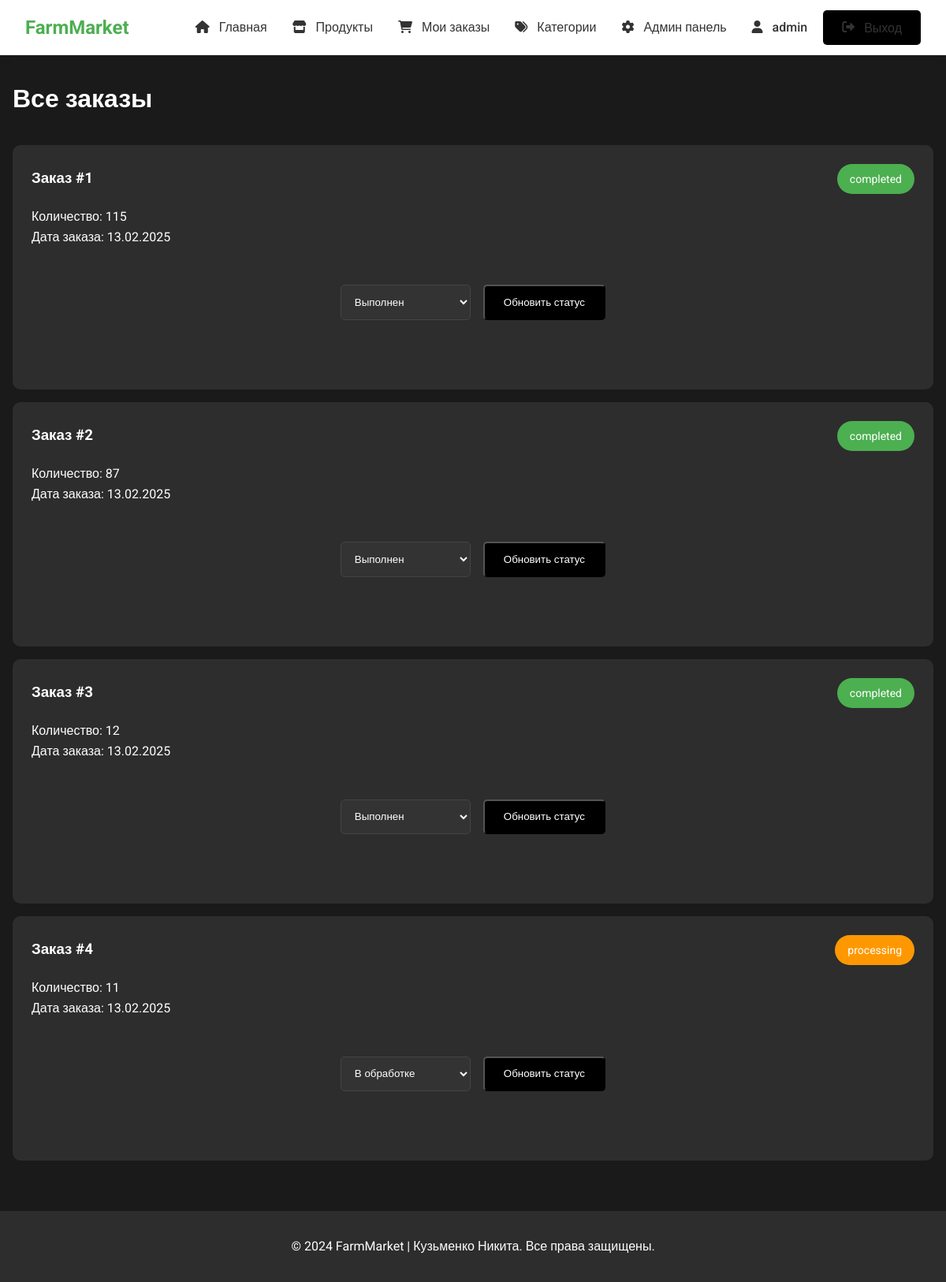
Page /orders (signed in) on the committed database.
### application/db.py (models this page shows, shortened)
class User(db.Model, UserMixin):
    id = db.Column(db.Integer, primary_key=True)
    name = db.Column(db.String(150), nullable=True)
    surname = db.Column(db.String(150), nullable=True)
    email = db.Column(db.String(150), nullable=True, unique=True)
    password_hash = db.Column(db.String(150), nullable=True)
    role = db.Column(db.String(100), default='user') # roles: user, seller, admin
    created_at = db.Column(db.DateTime, default=datetime.now())
    @property
    def password(self):
        raise AttributeError('Password is not a readable attribute')

class Orders(db.Model):
    id = db.Column(db.Integer, primary_key=True)
    user_id = db.Column(db.Integer, db.ForeignKey('user.id'), nullable=False)
    product_id = db.Column(db.Integer, db.ForeignKey('product.id'), nullable=False)
    quantity = db.Column(db.Integer, nullable=False)
    status = db.Column(db.String(50), nullable=False)
    created_at = db.Column(db.DateTime, default=datetime.now())
    product = db.relationship('Product', backref=db.backref('orders', lazy=True))
    total_price = db.Column(db.Float, nullable=False)

### application/views.py (the view)
@app.route('/orders')
@login_required
def orders_list():
    if current_user.role == 'admin':
        orders = Orders.query.all()
    elif current_user.role == 'seller':
        orders = Orders.query.join(Product).filter(Product.seller_id == current_user.id).all()
    else:
        orders = Orders.query.filter_by(user_id=current_user.id).all()
    return render_template('orders/list.html', orders=orders)

### application/app.py (called while the page is built)
@login_manager.user_loader
def load_user(user_id):
    from application.db import User
    return User.query.get(int(user_id))

### templates/orders/list.html (shortened to what this page needs)
{% extends 'base.html' %}
{% block content %}
<div class="page-header">
    <h1>{% if current_user.role == 'admin' %}Все заказы{% else %}Мои заказы{% endif %}</h1>
</div>
<div class="orders-list">
    {% for order in orders %}
    <div class="order-card">
        <div class="order-header">
            <h3>Заказ #{{ order.id }}</h3>
            <span class="order-status {{ order.status }}">{{ order.status }}</span>
        </div>
        <div class="order-details">
            <p>Количество: {{ order.quantity }}</p>
            <p>Дата заказа: {{ order.created_at.strftime('%d.%m.%Y') }}</p>
            {% if current_user.role in ['admin', 'seller'] %}
            <form method="POST" action="{{ url_for('update_order_status', id=order.id) }}" class="status-form">
                <select name="status" class="form-control">
                    <option value="processing" {% if order.status == 'processing' %}selected{% endif %}>В обработке</option>
                    <option value="completed" {% if order.status == 'completed' %}selected{% endif %}>Выполнен</option>
                </select>
                <button type="submit" class="btn btn-primary">Обновить статус</button>
            </form>
            {% endif %}
        </div>
    </div>
    {% endfor %}
</div>
{% endblock %}

### templates/base.html (shortened to what this page needs)
<html>
    <head>
        <link rel="stylesheet" href="{{ url_for('static', filename='styles.css') }}">
        <link rel="stylesheet" href="https://cdnjs.cloudflare.com/ajax/libs/font-awesome/6.0.0/css/all.min.css">
    </head>
    <body>
        <nav class="navbar">
            <div class="nav-brand">
                <a href="{{ url_for('index') }}">FarmMarket</a>
            </div>
            <div class="nav-links">
                <a href="{{ url_for('index') }}"><i class="fas fa-home"></i> Главная</a>
                <a href="{{ url_for('products_list') }}"><i class="fas fa-store"></i> Продукты</a>
                {% if current_user.is_authenticated %}
                    <a href="{{ url_for('orders_list') }}"><i class="fas fa-shopping-cart"></i> Мои заказы</a>
                    {% if current_user.role == 'admin' %}
                        <a href="{{ url_for('categories_list') }}"><i class="fas fa-tags"></i> Категории</a>
                        <a href="{{ url_for('admin_panel.index') }}"><i class="fas fa-cog"></i> Админ панель</a>
                    {% endif %}
                {% endif %}
                <div class="auth-buttons">
                    {% if current_user.is_authenticated %}
                        <span class="user-info">
                            <i class="fas fa-user"></i> {{ current_user.name }}
                        </span>
                        <a href="{{ url_for('logout') }}" class="btn btn-primary">
                            <i class="fas fa-sign-out-alt"></i> Выход
                        </a>
                    {% endif %}
                </div>
            </div>
        </nav>
        <main class="container">
            {% block content %}
            {% endblock %}
        </main>
        <footer class="footer">
            <p>&copy; 2024 FarmMarket | Кузьменко Никита. Все права защищены.</p>
        </footer>
    </body>
</html>

### static/styles.css (style rules this page uses)
:root { --primary-color: #4CAF50; --primary-dark: #388E3C; --background-dark: #1a1a1a; --nav-bg: #ffffff; --text-light: #ffffff; --text-dark: #333333; --card-bg: #2d2d2d; }
* { margin: 0; padding: 0; box-sizing: border-box; }
body { font-family: 'Roboto', sans-serif; background-color: var(--background-dark); color: var(--text-light); line-height: 1.6; }
.navbar { background-color: var(--nav-bg); padding: 1rem 2rem; display: flex; justify-content: space-between; align-items: center; box-shadow: 0 2px 10px rgba(0, 0, 0, 0.1); }
.nav-brand a { color: var(--primary-color); font-size: 1.5rem; font-weight: 700; text-decoration: none; }
.nav-links { display: flex; align-items: center; gap: 2rem; }
.nav-links a { color: var(--text-dark); text-decoration: none; font-weight: 500; transition: color 0.3s ease; }
.btn { padding: 0.8rem 1.5rem; border-radius: 5px; text-decoration: none; font-weight: 500; transition: all 0.3s ease; }
.btn-primary { background-color: #000; color: white; }
form { max-width: 400px; margin: 2rem auto; padding: 2rem; background-color: var(--card-bg); border-radius: 10px; }
.footer { text-align: center; padding: 2rem; background-color: var(--card-bg); margin-top: 4rem; }
.container { max-width: 1200px; margin: 0 auto; padding: 0 1rem; }
.page-header { display: flex; justify-content: space-between; align-items: center; margin-bottom: 2rem; margin-top: 30px; }
.form-control { width: 100%; padding: 0.8rem; border: 1px solid #444; border-radius: 5px; background-color: #333; color: var(--text-light); }
.orders-list { display: grid; gap: 1rem; }
.order-card { background-color: var(--card-bg); padding: 1.5rem; border-radius: 10px; }
.order-header { display: flex; justify-content: space-between; align-items: center; margin-bottom: 1rem; }
.order-status { padding: 0.5rem 1rem; border-radius: 20px; font-size: 0.875rem; }
.order-status.processing { background-color: #FF9800; }
.order-status.completed { background-color: #4CAF50; }
.user-info { color: var(--text-dark); margin-right: 1rem; font-weight: 500; }
.nav-links i { margin-right: 0.5rem; }
.status-form { display: flex; gap: 1rem; margin-top: 1rem; }
.status-form .form-control { flex: 1; }
.status-form .btn { white-space: nowrap; }

### rows in the picture
User: name "admin"
Orders: id "1", status "completed", quantity "115", created_at "13.02.2025", status "Выполнен"
Orders: id "2", status "completed", quantity "87", created_at "13.02.2025", status "Выполнен"
Orders: id "3", status "completed", quantity "12", created_at "13.02.2025", status "Выполнен"
Orders: id "4", status "processing", quantity "11", created_at "13.02.2025", status "В обработке"
